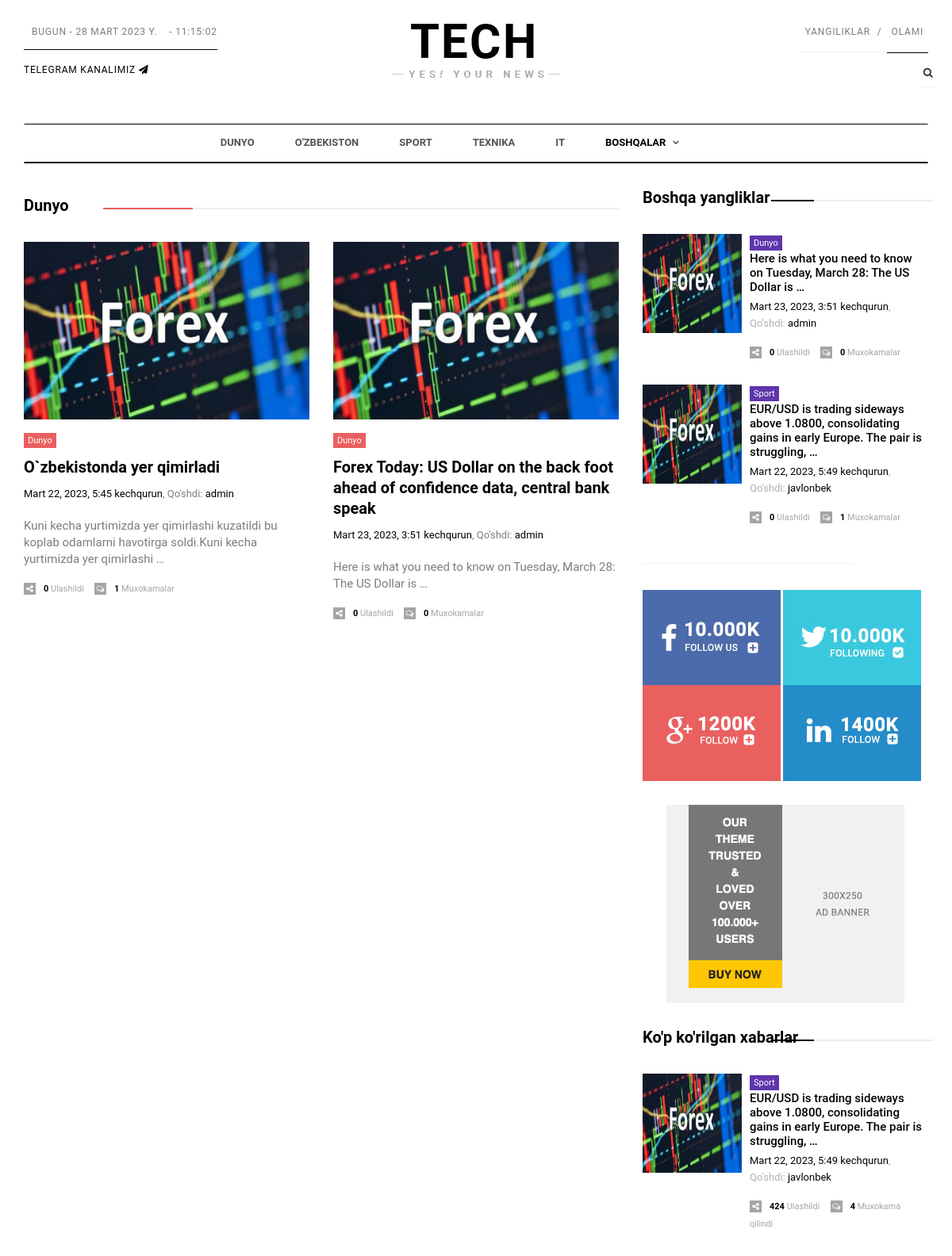
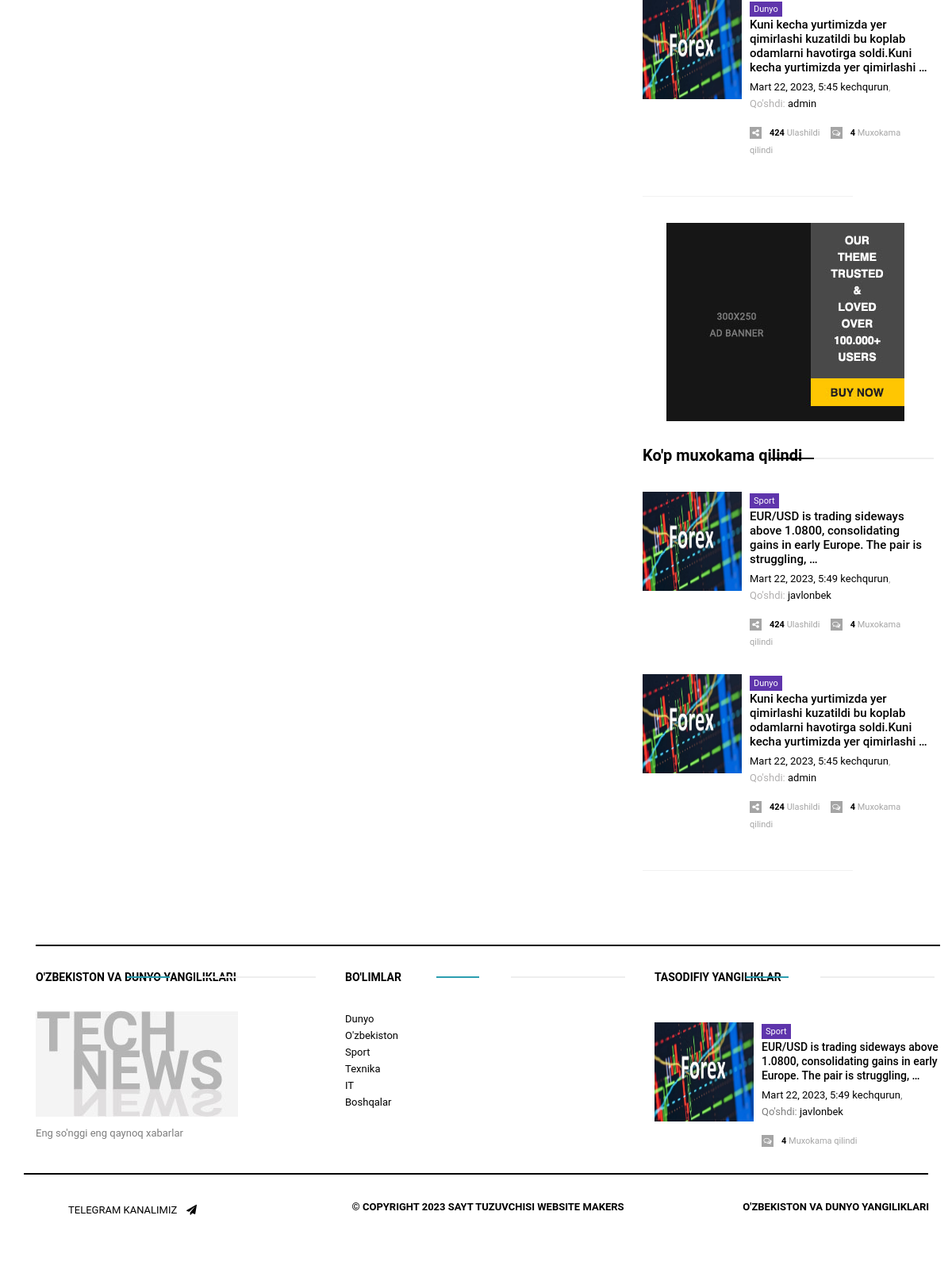
/category/dunyo, run on the app's committed database (2 pictures, top to bottom).
### mynews/models.py (models this page shows, shortened)
class Category(models.Model):
	title = models.CharField('Kategoriya nomi *',max_length=50)
	slug = models.SlugField('Kalit so`z *',max_length=25, blank=True)
	class Meta:
		verbose_name = 'Kategoriya'
		verbose_name_plural = 'Kategoriyalar'
	def __str__(self):
		return "{}".format(self.title)
	def get_absolute_url(self):
		return reverse ('mynews:category_view', kwargs={'category_slug':self.slug})

class News(models.Model):
	category = models.ForeignKey(Category, on_delete = models.CASCADE, verbose_name="Kategoriya *")
	subcategory = models.ForeignKey(SubCategory, on_delete = models.PROTECT, verbose_name="SubKategoriya ",blank=True, null=True)
	title = models.CharField('Yanglik nomi *',max_length=90)
	slug = models.SlugField('Kalit so`z *',max_length=25)
	description = models.TextField('Yanglik matni *',max_length=1550)
	views = models.PositiveIntegerField("Ko'rildi",default=0, blank=True)
	home = models.BooleanField("Bosh saxifaga",default=False)
	popular = models.BooleanField("Populyar",default=False)
	slider = models.BooleanField("Sliderga",default=False)
	shared = models.PositiveIntegerField("Ulashishlar soni",default=0, blank=True)
	comment = models.PositiveIntegerField("Muxokamalar soni",default=0, blank=True)
	info = models.CharField('Qisqa ma`lumot masalan yangi,new,ko`p ko`rildi kabi',max_length=5, blank=True)
	image_one = models.ImageField("Foto bosh saxifaga N:1 850x630px",upload_to=image_folder, blank=True)
	image_two = models.ImageField("Foto bosh saxifaga N:2 670x390", upload_to=image_folder,blank=True)
	image_there = models.ImageField("Foto boshqalar N:3 700x600*", upload_to=image_folder,blank=True)
	added = models.ForeignKey(settings.AUTH_USER_MODEL, on_delete=models.CASCADE,null=True , verbose_name="Qo'shdi")
	avialable = models.BooleanField("Status",default=True)
	reg_data = models.DateTimeField("Qo'shilgan sana",auto_now_add=True)
	updated = models.DateField("Yangilandi",auto_now=True)
	class Meta:
		verbose_name = 'Yangilik'
		verbose_name_plural = 'Yangiliklar'
	def __str__(self):
		return "{}".format(self.title)
	def get_absolute_url(self):
		return reverse ('mynews:news_view', kwargs={'news_slug':self.slug})

### mynews/views.py (the view)
# urls.py: path('category/<str:category_slug>',views.CategoryView.as_view(), name="category_view" ),
class CategoryView(View):
	def get(self, request, category_slug):
		print(request)
		try:
			category = get_object_or_404(Category, slug__iexact=category_slug)
		except:
			c = get_object_or_404(SubCategory, slug__iexact=category_slug)
			category = c.category
			print('C cat {}'.format(c))
			print('Category {}'.format(category))
		news = News.objects.filter(category=category)
		context = {'news':news,'category':category}
		return render(request, 'category.html', context)

### templates/category.html (shortened to what this page needs)
{% extends 'wrapper.html'%}
{% load static %}
{% block content %}
<section id="category_section" class="category_section">
<div class="container">
<div class="row">
<div class="col-md-8">
<div class="category_section tablet">
    <div class="article_title header_pink">
        <h2><a href="{{ category.get_absolute_url}}" target="_self">{{ category }}</a></h2>
    </div>
    <div class="category_article_wrapper">
        <div class="row">
            {% if news %}
            {% for n in  news %}
            <div class="col-md-6">
                <div class="category_article_body">
                    <div class="top_article_img">
                        <a href="{{ n.get_absolute_url}}" target="_self"><img class="img-responsive" src="{{ n.image_one.url }}"
                                                                   alt="feature-top">
                        </a>
                    </div>
                    <span class="tag pink"><a href="{{ n.category.get_absolute_url }}" target="_self">{{ n.category }}</a></span>
                    <div class="category_article_title">
                        <h2><a href="{{ n.get_absolute_url }}" target="_self">{{ n }} </a></h2>
                    </div>
                    <div class="article_date"><a href="{{ n.get_absolute_url}}">{{ n.reg_data}}</a>, Qo'shdi: <a href="#">{{ n.added }}</a></div>
                    <div class="category_article_content">
                       {{ n.description|truncatewords:15}}
                    </div>
                    <div class="media_social">
                        <span><a href="#"><i class="fa fa-share-alt"></i>{{ n.shared}} </a> Ulashildi</span>
                        <span><i class="fa fa-comments-o"></i><a href="#">{{ n.comment }}</a> Muxokamalar</span>
                    </div>
                </div>
            </div>
            {% endfor %}
            {% endif %}
        </div>
        <br>
</div>
</div>
</div>
<div class="col-md-4">
<div class="widget">
    <div class="widget_title widget_black">
        <h2><a href="#">Boshqa yangliklar</a></h2>
    </div>
    {% if popular %}
    {% for n in popular %}
   <div class="media">
                    <div class="media-left">
            <a href="{{ n.get_absolute_url}}"><img class="media-object" src="{{ n.image_one.url}}"
                                       width="125" height="125" alt="Generic placeholder image"></a>
                    </div>
                    <div class="media-body">
                        <a href="{{ n.category.get_absolute_url}}"><span class="tag purple">{{ n.category }}</span></a>
                        <h3 class="media-heading"><a href="{{ n.get_absolute_url}}" target="_self">{{ n.description|truncatewords:15}}</a></h3>
                        <span class="media-date"><a href="{{ n.get_absolute_url}}">{{ n.reg_data}}</a>, Qo'shdi: <a href="#">{{ n.added }}</a></span>
                        <div class="media_social">
                            <span><a href="#"><i class="fa fa-share-alt"></i>{{ n.shared }}</a> Ulashildi</span>
                            <span><a href="#"><i class="fa fa-comments-o"></i>{{ n.comment}}</a> Muxokamalar</span>
                        </div>
                    </div>
                </div>
                {% endfor %}
            {% endif %}
</div>
<div class="widget hidden-xs m30">
    <img class="img-responsive adv_img" src="assets/img/right_add1.jpg" alt="add_one">
    <img class="img-responsive adv_img" src="assets/img/right_add2.jpg" alt="add_one">
    <img class="img-responsive adv_img" src="assets/img/right_add3.jpg" alt="add_one">
    <img class="img-responsive adv_img" src="assets/img/right_add4.jpg" alt="add_one">
</div>
<div class="widget hidden-xs m30">
    <img class="img-responsive widget_img" src="assets/img/right_add5.jpg" alt="add_one">
</div>
<div class="widget reviews m30">
    <div class="widget_title widget_black">
        <h2><a href="#">Ko'p ko'rilgan xabarlar</a></h2>
    </div>
    {% if reviews %}
    {% for n in reviews %}
   <div class="media">
                    <div class="media-left">
            <a href="{{ n.get_absolute_url }}"><img class="media-object" src="{{ n.image_one.url}}"
                                       width="125" height="125" alt="Generic placeholder image"></a>
                    </div>
                    <div class="media-body">
                        <span class="tag purple">{{ n.category }}</span>
                        <h3 class="media-heading"><a href="{{ n.get_absolute_url }}" target="_self">{{ n.description|truncatewords:15}}</a></h3>
                        <span class="media-date"><a href="{{ n.get_absolute_url }}">{{ n.reg_data}}</a>, Qo'shdi: <a href="#">{{ n.added }}</a></span>
                        <div class="media_social">
                            <span><a href="#"><i class="fa fa-share-alt"></i>424</a> Ulashildi</span>
                            <span><a href="#"><i class="fa fa-comments-o"></i>4</a> Muxokama qilindi</span>
                        </div>
                    </div>
                </div>
                {% endfor %}
            {% endif %}
</div>
<div class="widget hidden-xs m30">
    <img class="img-responsive widget_img" src="assets/img/right_add6.jpg" alt="add_one">
</div>
<div class="widget m30">
    <div class="widget_title widget_black">
        <h2><a href="#">Ko'p muxokama qilindi</a></h2>
    </div>
    {% if reviews %}
    {% for n in reviews %}
   <div class="media">
        <div class="media-left">
            <a href="{{ n.get_absolute_url }}">
            <img class="media-object" src="{{ n.image_one.url}}"
                                       width="125" height="125" alt="Generic placeholder image">
                                   </a>
                    </div>
                    <div class="media-body">
                        <span class="tag purple">{{ n.category }}</span>
                        <h3 class="media-heading"><a href="{{ n.get_absolute_url }}" target="_self">{{ n.description|truncatewords:15}}</a></h3>
                        <span class="media-date"><a href="{{ n.get_absolute_url }}">{{ n.reg_data}}</a>, Qo'shdi: <a href="#">{{ n.added }}</a></span>
                        <div class="media_social">
                            <span><a href="#"><i class="fa fa-share-alt"></i>424</a> Ulashildi</span>
                            <span><a href="#"><i class="fa fa-comments-o"></i>4</a> Muxokama qilindi</span>
                        </div>
                    </div>
                </div>
                {% endfor %}
            {% endif %}
</div>
</div>
</div>
</div>
</section>
{% endblock %}

### templates/wrapper.html (shortened to what this page needs)
<!DOCTYPE html>
{% load static %}
<html>
<head>
<link href="{% static 'assets/css/bootstrap.min.css' %}" rel="stylesheet">
<link href="{% static 'assets/fonts/font-awesome/font-awesome.min.css' %}" rel="stylesheet">
<link href="{% static 'assets/css/mobile-menu.css' %}" rel="stylesheet">
<link href="{% static 'assets/css/owl.carousel.css' %}" rel="stylesheet">
<link href="{% static 'assets/css/glip.css' %}" rel="stylesheet">
<link href="{% static 'assets/css/owl.theme.default.min.css' %}" rel="stylesheet">
<link href="{% static 'assets/css/style.css' %}" rel="stylesheet">
</head>
<body id="page-top" data-spy="scroll" data-target=".navbar">
<div id="main-wrapper">
<div class="uc-mobile-menu-pusher">
<div class="content-wrapper">
<section id="header_section_wrapper" class="header_section_wrapper">
<div class="container">
<div class="header-section">
<div class="row">
<div class="col-md-4">
<div class="left_section">
       <span class="date">
  <span class="breadcrumb-item "style="padding-left: 10px;"><span id="doc_time">
</span>
</span>
<div class="social">
 <a class="icons-sm fb-ic" href="#">Telegram kanalimiz <i class="fa fa-send"></i></a>
</div>
</div>
</div>
<div class="col-md-4">
<div class="logo">
<a href="{% url 'mynews:index' %}"><img src="{% static 'assets/img/logo.png' %}" alt="Tech NewsLogo"></a>
</div>
</div>
<div class="col-md-4">
<div class="right_section">
<ul class="nav navbar-nav">
<li><a href="#">Yangiliklar</a></li>
<li><a href="#">Olami</a></li>
</ul>
<ul class="nav-cta hidden-xs">
<li class="dropdown"><a href="#" data-toggle="dropdown" class="dropdown-toggle"><i
class="fa fa-search"></i></a>
</li>
</ul>
</div>
</div>
</div>
</div>
<div class="navigation-section">
<nav class="navbar m-menu navbar-default">
<div class="container">
<div class="collapse navbar-collapse" id="#navbar-collapse-1">
<ul class="nav navbar-nav main-nav">
    {% for c in categories %}
{% if c.subcategory_set.all %}
<li class="dropdown m-menu-fw"><a href="{{ c.get_absolute_url }}" data-toggle="dropdown" class="dropdown-toggle">{{ c }}
<span><i class="fa fa-angle-down"></i></span></a>
</li>
{% else %}
<li class="active"><a href="{{ c.get_absolute_url }}">{{ c }}</a></li>
{% endif %}
{% endfor %}
</ul>
</div>
</div>
</nav>
</div>
</div>
</section>
{% block content %}
{% endblock %}
<section id="footer_section" class="footer_section">
    <div class="container">
        <hr class="footer-top">
        <div class="row">
            <div class="col-md-4">
                <div class="footer_widget_title"><h3><a href="category.html" target="_self">O'ZBEKISTON VA DUNYO YANGILIKLARI</a></h3></div>
                <div class="logo footer-logo">
                    <a title="fontanero" href="index.html">
                        <img src="{% static 'assets/img/tech_about.jpg' %}" alt="technews">
                    </a>
                    <p>Eng so'nggi eng qaynoq xabarlar</p>
                </div>
            </div>
            <div class="col-md-4">
                <div class="footer_widget_title">
                    <h3><a href="category.html" target="_self">Bo'limlar</a></h3>
                </div>
                <div class="row">
                    <div class="col-xs-12">
                        <ul class="list-unstyled left">
                            {% for c in categories %}
                            <li><a href="{{ c.get_absolute_url}}">{{ c }}</a></li>
                            {% endfor %}
                        </ul>
                    </div>
                </div>
            </div>
            <div class="col-md-4">
                <div class="footer_widget_title">
                    <h3><a href="#" target="_self">Tasodifiy yangiliklar</a></h3>
                </div>
               {% if footer %}
    {% for n in footer %}
   <div class="media">
                    <div class="media-left">
            <a href="{{ n.get_absolute_url}}"><img class="media-object" src="{{ n.image_one.url}}"
                                       width="125" height="125" alt="Generic placeholder image"></a>
                    </div>
                    <div class="media-body">
                        <span class="tag purple">{{ n.category }}</span>
                        <h3 class="media-heading"><a href="{{ n.get_absolute_url}}" target="_self">{{ n.description|truncatewords:15}}</a></h3>
                        <span class="media-date"><a href="{{ n.get_absolute_url}}">{{ n.reg_data}}</a>, Qo'shdi: <a href="#">{{ n.added }}</a></span>
                        <div class="media_social">
                            <span><a href="#"><i class="fa fa-comments-o"></i>4</a> Muxokama qilindi</span>
                        </div>
                    </div>
                </div>
                {% endfor %}
            {% endif %}
            </div>
        </div>
    </div>
    <div class="footer_bottom_Section">
        <div class="container">
            <div class="row">
                <div class="footer">
                    <div class="col-sm-3">
                        <div class="social">
                            <a class="icons-sm fb-ic">Telegram kanalimiz <i class="fa fa-send"></i></a>
                        </div>
                    </div>
                    <div class="col-sm-6">
                        <p>&copy; Copyright 2023 Sayt  Tuzuvchisi   <a href="http://instagram.com/j.torajonov">Website makers</a> </p>
                    </div>
                    <div class="col-sm-3">
                        <p>O'zbekiston va Dunyo yangiliklari</p>
                    </div>
                </div>
            </div>
        </div>
    </div>
</section>
</div>
</div>
<div class="uc-mobile-menu uc-mobile-menu-effect">
    <div>
        <div>
<div class="head-search">
    <form role="form">
        <div class="input-group" style="padding-top:10px; width:92%; margin:0px auto;">
                   placeholder="Kalit so'zni kiriting"> <span class="input-group-btn">
        <button type="submit" style="height:35px;" class="btn btn-primary">Qidiruv</button></span>
    </div>
    </form>
</div>
            <ul id="menu">
                {% for c in categories %}
                {% if c.subcategory_set.all %}
                           <li class="dropdown m-menu-fw"><a href="#" data-toggle="dropdown" class="dropdown-toggle">{{ c }}
                    <span></span></a>
                </li>
                {% else %}
                <li class="active"><a href="{{ c.get_absolute_url }}">{{ c }}</a></li>
              {% endif %}
              {% endfor %}
            </ul>
        </div>
    </div>
</div>
</div>
</body>
</html>

### data on the page
Category: title "DUNYO", title "Dunyo"
Category: title "O'ZBEKISTON", title "O'zbekiston"
Category: title "SPORT", title "Sport"
Category: title "TEXNIKA", title "Texnika"
Category: title "IT"
Category: title "BOSHQALAR", title "Boshqalar"
News: image_one (picture), category "Dunyo", title "O`zbekistonda yer qimirladi", reg_data "Mart 22, 2023, 5:45 kechqurun", added "admin", description "Kuni kecha yurtimizda yer qimirlashi kuzatildi bu koplab odamlarni havotirga soldi.Kuni kecha yurtimizda yer qimirlashi …", shared "0", comment "1"
News: image_one (picture), category "Dunyo", title "Forex Today: US Dollar on the back foot ahead of confidence data, central bank speak", reg_data "Mart 23, 2023, 3:51 kechqurun", added "admin", description "Here is what you need to know on Tuesday, March 28: The US Dollar is …", shared "0", comment "0"
News: image_one (picture), category "Sport", description "EUR/USD is trading sideways above 1.0800, consolidating gains in early Europe. The pair is struggling, …", reg_data "Mart 22, 2023, 5:49 kechqurun", added "javlonbek", shared "0", comment "1"
